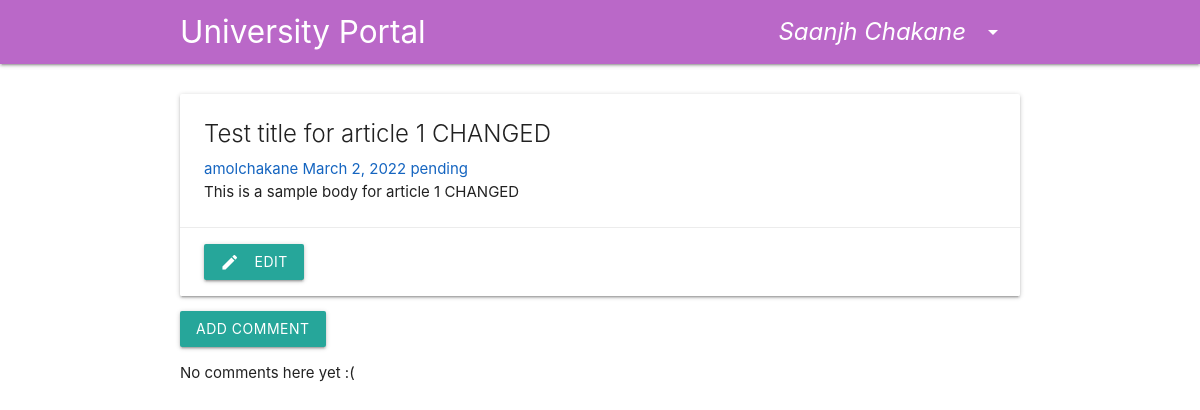
Before: /details/1/ (signed in) with the older database file.
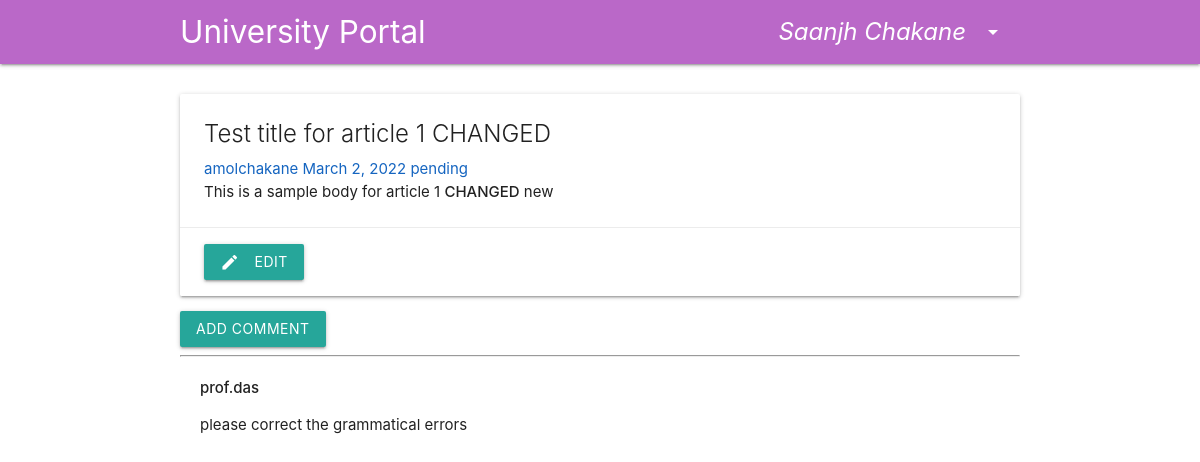
After: the same page with the newer database file.
### articles/models.py (models this page shows)
class Articles(models.Model):
    title = models.CharField(max_length=200)
    body = RichTextField()
    created_at = models.DateTimeField(auto_now_add=True)
    user = models.ForeignKey(settings.AUTH_USER_MODEL, default=1, on_delete=models.CASCADE)
    reviewer = models.ForeignKey(User, related_name='reviewer', null=True, on_delete=models.DO_NOTHING)
    status = models.CharField(max_length=20, default='pending')

class Comment(models.Model):
    article = models.ForeignKey(Articles, on_delete=models.CASCADE, related_name='comments')
    author = models.ForeignKey(User, on_delete=models.CASCADE)
    text = models.TextField()
    created_at = models.DateTimeField(auto_now_add=True)

### articles/views.py (the view)
# urls.py: path('details/<int:id>/', views.article_details, name='details'),
@login_required()
def article_details(request, id):
    try:
        article = Articles.objects.get(id=id)
        if article.user != request.user and article.reviewer != request.user:
            return render(request, '403.html')
        context = {
            'article': article
        }
        return render(request, 'article_details.html', context)
    except ObjectDoesNotExist:
        return render(request, '404.html')

### articles/templates/article_details.html (shortened to what this page needs)
{% extends "layout.html" %}
{% block content %}
    <div class="card">
        <div class="card-content">
            <span class="card-title">{{ article.title }}</span>
            <span class="blue-text text-darken-3">{{ article.user }}   {{ article.created_at|date }} {{ article.status }}</span>
            <p>{{article.body | safe }}</p>
        </div>
        <div class="card-action">
            {% if article.user == request.user %}
                <a class="waves-effect waves-light btn href" href="{% url 'article_edit' pk=article.pk %}"><i class="material-icons left">edit</i>Edit</a>
            {% endif %}
        </div>
    </div>
    <a class="btn btn-default" href="{% url 'add_comment_to_article' pk=article.pk %}">Add comment</a>
    {% if article.comments.count > 0 %}
        {% for comment in article.comments.all %}
            <hr>
            <div style="margin: 20px 0px 20px 20px;">
                <strong>{{ comment.author }}</strong>
                <p>{{ comment.text|linebreaks }}</p>
            </div>
        {% endfor %}
    {% else %}
        <div data-gb-custom-block data-tag="empty">
            <p>No comments here yet :(</p>
        </div>
    {% endif %}
{% endblock %}

### articles/templates/layout.html (shortened to what this page needs)
<!DOCTYPE html>
<html lang="en">
<head>
    <link rel="stylesheet" href="https://cdnjs.cloudflare.com/ajax/libs/materialize/1.0.0/css/materialize.min.css">
</head>
<body>
    {% include 'includes/navbar.html' %}
    <div class="container">
        <br>
        {% block content %}
        {% endblock %}
        <br>
    </div>
</body>
</html>

### articles/templates/includes/navbar.html (shortened to what this page needs)
<nav class="purple lighten-2">
    <div class="nav-wrapper container">
        <a href="/" class="brand-logo">University Portal</a>
        <ul id="nav-mobile" class="right hide-on-med-and-down">
            {% if user.is_authenticated %}
                <li>
                    <a class="dropdown-trigger" href="#!" data-target="dropdown1">
                        <i class="valign-wrapper">
                            <span class="left">{{user.first_name}} {{user.last_name}}</span>
                            <i class="material-icons right">arrow_drop_down</i>
                        </i>
                    </a>
                </li>
            {% else %}
                <li><a href="/register">Register</a></li>
                <li><a href="/accounts/login/">Login</a></li>
            {% endif %}
        </ul>
    </div>
</nav>

Changed rows visible on the page:
changed Articles "Test title for article 1 CHANGED": body "This is a sample body for article 1 CHANGED" → "This is a sample body for article 1 CHANGED new"
added Comment: author "prof.das", text "please correct the grammatical errors"
Other visible differences:
text no longer shown: "No comments here yet :("
